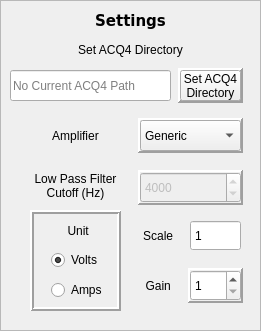
   <widget class="QFrame" name="frame_3">
    <property name="geometry">
     <rect>
      <x>250</x>
      <y>70</y>
      <width>261</width>
      <height>331</height>
     </rect>
    </property>
    <property name="frameShape">
     <enum>QFrame::StyledPanel</enum>
    </property>
    <property name="frameShadow">
     <enum>QFrame::Sunken</enum>
    </property>
    <widget class="QLabel" name="label_19">
     <property name="geometry">
      <rect>
       <x>0</x>
       <y>0</y>
       <width>261</width>
       <height>41</height>
      </rect>
     </property>
     <property name="font">
      <font>
       <family>Verdana</family>
       <pointsize>11</pointsize>
       <weight>75</weight>
       <bold>true</bold>
      </font>
     </property>
     <property name="text">
      <string>Settings</string>
     </property>
     <property name="alignment">
      <set>Qt::AlignCenter</set>
     </property>
    </widget>
    <widget class="QSpinBox" name="gain_spinner">
     <property name="geometry">
      <rect>
       <x>190</x>
       <y>270</y>
       <width>51</width>
       <height>31</height>
      </rect>
     </property>
     <property name="toolTip">
      <string>Gain setting on amplifier</string>
     </property>
     <property name="buttonSymbols">
      <enum>QAbstractSpinBox::UpDownArrows</enum>
     </property>
     <property name="minimum">
      <number>1</number>
     </property>
     <property name="maximum">
      <number>1000000</number>
     </property>
     <property name="value">
      <number>1</number>
     </property>
    </widget>
    <widget class="QSpinBox" name="fc_box">
     <property name="enabled">
      <bool>false</bool>
     </property>
     <property name="geometry">
      <rect>
       <x>140</x>
       <y>172</y>
       <width>101</width>
       <height>31</height>
      </rect>
     </property>
     <property name="toolTip">
      <string>Low frequency cuttoff point</string>
     </property>
     <property name="maximum">
      <number>100000</number>
     </property>
     <property name="singleStep">
      <number>1000</number>
     </property>
     <property name="value">
      <number>4000</number>
     </property>
    </widget>
    <widget class="QSpinBox" name="scale_box">
     <property name="geometry">
      <rect>
       <x>190</x>
       <y>220</y>
       <width>51</width>
       <height>31</height>
      </rect>
     </property>
     <property name="toolTip">
      <string>Amplidier scale (before gain)</string>
     </property>
     <property name="buttonSymbols">
      <enum>QAbstractSpinBox::NoButtons</enum>
     </property>
     <property name="minimum">
      <number>1</number>
     </property>
     <property name="maximum">
      <number>1000000</number>
     </property>
     <property name="value">
      <number>1</number>
     </property>
    </widget>
    <widget class="QFrame" name="frame_10">
     <property name="geometry">
      <rect>
       <x>138</x>
       <y>170</y>
       <width>105</width>
       <height>35</height>
      </rect>
     </property>
     <property name="frameShape">
      <enum>QFrame::Panel</enum>
     </property>
     <property name="frameShadow">
      <enum>QFrame::Raised</enum>
     </property>
     <property name="lineWidth">
      <number>2</number>
     </property>
     <property name="midLineWidth">
      <number>1</number>
     </property>
    </widget>
    <widget class="QLabel" name="label_14">
     <property name="enabled">
      <bool>true</bool>
     </property>
     <property name="geometry">
      <rect>
       <x>10</x>
       <y>170</y>
       <width>131</width>
       <height>31</height>
      </rect>
     </property>
     <property name="toolTip">
      <string>Low frequency cuttoff point</string>
     </property>
     <property name="text">
      <string>Low Pass Filter 
Cutoff (Hz)</string>
     </property>
     <property name="alignment">
      <set>Qt::AlignCenter</set>
     </property>
    </widget>
    <widget class="QFrame" name="frame_12">
     <property name="geometry">
      <rect>
       <x>188</x>
       <y>268</y>
       <width>55</width>
       <height>35</height>
      </rect>
     </property>
     <property name="toolTip">
      <string>massive gains</string>
     </property>
     <property name="frameShape">
      <enum>QFrame::Panel</enum>
     </property>
     <property name="frameShadow">
      <enum>QFrame::Raised</enum>
     </property>
     <property name="lineWidth">
      <number>2</number>
     </property>
     <property name="midLineWidth">
      <number>1</number>
     </property>
    </widget>
    <widget class="QFrame" name="frame_13">
     <property name="geometry">
      <rect>
       <x>138</x>
       <y>118</y>
       <width>105</width>
       <height>35</height>
      </rect>
     </property>
     <property name="font">
      <font>
       <family>MS Shell Dlg 2</family>
       <weight>75</weight>
       <bold>true</bold>
      </font>
     </property>
     <property name="frameShape">
      <enum>QFrame::Panel</enum>
     </property>
     <property name="frameShadow">
      <enum>QFrame::Raised</enum>
     </property>
     <property name="lineWidth">
      <number>2</number>
     </property>
     <property name="midLineWidth">
      <number>1</number>
     </property>
    </widget>
    <widget class="QLabel" name="label_13">
     <property name="geometry">
      <rect>
       <x>10</x>
       <y>120</y>
       <width>131</width>
       <height>31</height>
      </rect>
     </property>
     <property name="toolTip">
      <string>Patch clamp amplifier settings</string>
     </property>
     <property name="text">
      <string>Amplifier</string>
     </property>
     <property name="alignment">
      <set>Qt::AlignCenter</set>
     </property>
    </widget>
    <widget class="QComboBox" name="amplifier_box">
     <property name="geometry">
      <rect>
       <x>140</x>
       <y>120</y>
       <width>101</width>
       <height>31</height>
      </rect>
     </property>
     <property name="toolTip">
      <string>Patch clamp amplifier settings</string>
     </property>
     <item>
      <property name="text">
       <string>Generic</string>
      </property>
     </item>
     <item>
      <property name="text">
       <string>MultiClamp700</string>
      </property>
     </item>
     <item>
      <property name="text">
       <string>Axopatch200</string>
      </property>
     </item>
    </widget>
    <widget class="QLabel" name="label_10">
     <property name="geometry">
      <rect>
       <x>126</x>
       <y>270</y>
       <width>61</width>
       <height>31</height>
      </rect>
     </property>
     <property name="toolTip">
      <string>Gain setting on amplifier</string>
     </property>
     <property name="text">
      <string> Gain</string>
     </property>
     <property name="alignment">
      <set>Qt::AlignCenter</set>
     </property>
    </widget>
    <widget class="QFrame" name="frame">
     <property name="geometry">
      <rect>
       <x>30</x>
       <y>210</y>
       <width>91</width>
       <height>101</height>
      </rect>
     </property>
     <property name="toolTip">
      <string>Units of the recorded signal</string>
     </property>
     <property name="autoFillBackground">
      <bool>true</bool>
     </property>
     <property name="styleSheet">
      <string notr="true"/>
     </property>
     <property name="frameShape">
      <enum>QFrame::Box</enum>
     </property>
     <property name="frameShadow">
      <enum>QFrame::Raised</enum>
     </property>
     <property name="lineWidth">
      <number>2</number>
     </property>
     <property name="midLineWidth">
      <number>0</number>
     </property>
     <widget class="QLabel" name="label_6">
      <property name="geometry">
       <rect>
        <x>6</x>
        <y>10</y>
        <width>81</width>
        <height>21</height>
       </rect>
      </property>
      <property name="text">
       <string> Unit</string>
      </property>
      <property name="alignment">
       <set>Qt::AlignCenter</set>
      </property>
     </widget>
     <widget class="QRadioButton" name="amps_radio">
      <property name="geometry">
       <rect>
        <x>21</x>
        <y>70</y>
        <width>61</width>
        <height>20</height>
       </rect>
      </property>
      <property name="text">
       <string>Amps</string>
      </property>
      <property name="checked">
       <bool>false</bool>
      </property>
      <property name="autoExclusive">
       <bool>true</bool>
      </property>
     </widget>
     <widget class="QRadioButton" name="volts_radio">
      <property name="geometry">
       <rect>
        <x>21</x>
        <y>40</y>
        <width>61</width>
        <height>20</height>
       </rect>
      </property>
      <property name="toolTip">
       <string>Select </string>
      </property>
      <property name="layoutDirection">
       <enum>Qt::LeftToRight</enum>
      </property>
      <property name="text">
       <string>Volts</string>
      </property>
      <property name="checked">
       <bool>true</bool>
      </property>
     </widget>
    </widget>
    <widget class="QLabel" name="label_9">
     <property name="geometry">
      <rect>
       <x>126</x>
       <y>220</y>
       <width>61</width>
       <height>31</height>
      </rect>
     </property>
     <property name="toolTip">
      <string>Amplidier scale (before gain)</string>
     </property>
     <property name="text">
      <string> Scale</string>
     </property>
     <property name="textFormat">
      <enum>Qt::AutoText</enum>
     </property>
     <property name="alignment">
      <set>Qt::AlignCenter</set>
     </property>
    </widget>
    <widget class="QLineEdit" name="acq4_path">
     <property name="geometry">
      <rect>
       <x>10</x>
       <y>70</y>
       <width>161</width>
       <height>31</height>
      </rect>
     </property>
     <property name="toolTip">
      <string>Current save directory</string>
     </property>
     <property name="readOnly">
      <bool>true</bool>
     </property>
     <property name="placeholderText">
      <string>No Current ACQ4 Path</string>
     </property>
    </widget>
    <widget class="QFrame" name="frame_17">
     <property name="geometry">
      <rect>
       <x>178</x>
       <y>68</y>
       <width>65</width>
       <height>35</height>
      </rect>
     </property>
     <property name="font">
      <font>
       <family>MS Shell Dlg 2</family>
       <weight>75</weight>
       <bold>true</bold>
      </font>
     </property>
     <property name="toolTip">
      <string>Close the application</string>
     </property>
     <property name="frameShape">
      <enum>QFrame::Panel</enum>
     </property>
     <property name="frameShadow">
      <enum>QFrame::Raised</enum>
     </property>
     <property name="lineWidth">
      <number>3</number>
     </property>
     <property name="midLineWidth">
      <number>1</number>
     </property>
    </widget>
    <widget class="QPushButton" name="acq4_button">
     <property name="geometry">
      <rect>
       <x>180</x>
       <y>70</y>
       <width>61</width>
       <height>31</height>
      </rect>
     </property>
     <property name="text">
      <string>Set ACQ4
Directory</string>
     </property>
     <property name="default">
      <bool>false</bool>
     </property>
     <property name="flat">
      <bool>false</bool>
     </property>
    </widget>
    <widget class="QLabel" name="label_24">
     <property name="geometry">
      <rect>
       <x>0</x>
       <y>40</y>
       <width>261</width>
       <height>20</height>
      </rect>
     </property>
     <property name="layoutDirection">
      <enum>Qt::LeftToRight</enum>
     </property>
     <property name="text">
      <string>Set ACQ4 Directory</string>
     </property>
     <property name="textFormat">
      <enum>Qt::AutoText</enum>
     </property>
     <property name="alignment">
      <set>Qt::AlignCenter</set>
     </property>
    </widget>
    <zorder>frame_12</zorder>
    <zorder>frame_10</zorder>
    <zorder>label_19</zorder>
    <zorder>gain_spinner</zorder>
    <zorder>frame_4</zorder>
    <zorder>frame_4</zorder>
    <zorder>frame_17</zorder>
    <zorder>excecute_button_2</zorder>
    <zorder>fc_box</zorder>
    <zorder>scale_box</zorder>
    <zorder>label_14</zorder>
    <zorder>frame_13</zorder>
    <zorder>label_13</zorder>
    <zorder>amplifier_box</zorder>
    <zorder>label_10</zorder>
    <zorder>frame</zorder>
    <zorder>label_9</zorder>
    <zorder>fc_box</zorder>
    <zorder>scale_box</zorder>
    <zorder>label_14</zorder>
    <zorder>frame_13</zorder>
    <zorder>label_13</zorder>
    <zorder>amplifier_box</zorder>
    <zorder>label_10</zorder>
    <zorder>frame</zorder>
    <zorder>label_9</zorder>
    <zorder>acq4_path</zorder>
    <zorder>frame_17</zorder>
    <zorder>acq4_button</zorder>
    <zorder>label_24</zorder>
   </widget>
